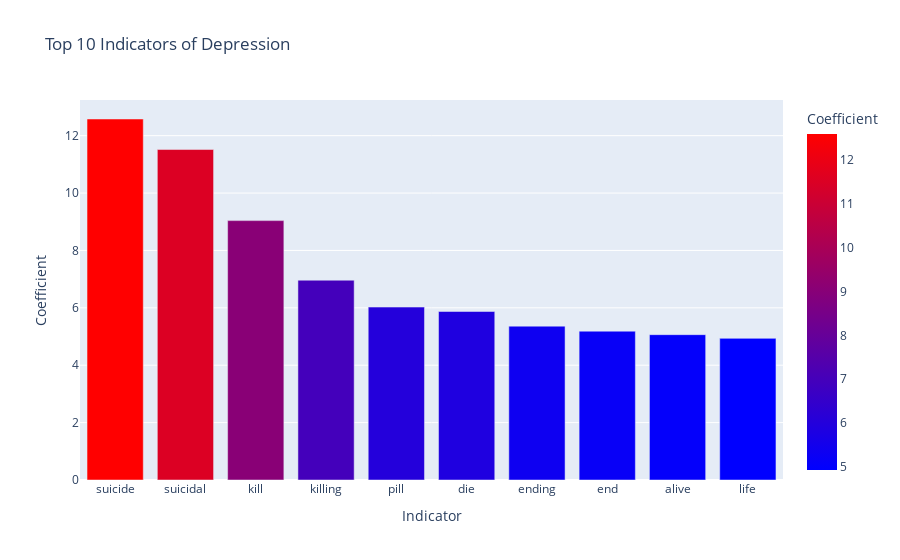

The cell this chart's notebook holds for it:
### Code cell
import plotly.express as px
import pandas as pd

# Assuming 'feature_names', 'coefficients', and 'sorted_indices' are already defined as in your code snippet

# Getting the top 10 features and their coefficients
top_features = [feature_names[i] for i in sorted_indices[:10]]
top_coefficients = [coefficients[i] for i in sorted_indices[:10]]

# Create a DataFrame for Plotly
df_plot = pd.DataFrame({
    'Indicator': top_features,
    'Coefficient': top_coefficients,
})

custom_color_scale = ['blue', 'red']
# Create a bar chart using Plotly
fig = px.bar(df_plot, x='Indicator', y='Coefficient', orientation='v', 
             title='Top 10 Indicators of Depression',
             color='Coefficient', color_continuous_scale=custom_color_scale)

# Show the plot
fig.show()

### Figure 1 — Plotly figure (JSON) as saved in the notebook; plotly's stock layout.template omitted (floating-point values rounded to 4 significant figures)
{"data": [{"alignmentgroup": "True", "hovertemplate": "Indicator=%{x}<br>Coefficient=%{marker.color}<extra></extra>", "legendgroup": "", "marker": {"color": [12.58, 11.52, 9.04, 6.963, 6.026, 5.872, 5.362, 5.186, 5.065, 4.936], "coloraxis": "coloraxis", "pattern": {"shape": ""}}, "name": "", "offsetgroup": "", "orientation": "v", "showlegend": false, "textposition": "auto", "type": "bar", "x": ["suicide", "suicidal", "kill", "killing", "pill", "die", "ending", "end", "alive", "life"], "xaxis": "x", "y": [12.58, 11.52, 9.04, 6.963, 6.026, 5.872, 5.362, 5.186, 5.065, 4.936], "yaxis": "y"}], "layout": {"barmode": "relative", "coloraxis": {"colorbar": {"title": {"text": "Coefficient"}}, "colorscale": [[0, "blue"], [1, "red"]]}, "legend": {"tracegroupgap": 0}, "title": {"text": "Top 10 Indicators of Depression"}, "xaxis": {"anchor": "y", "domain": [0, 1], "title": {"text": "Indicator"}}, "yaxis": {"anchor": "x", "domain": [0, 1], "title": {"text": "Coefficient"}}}}
